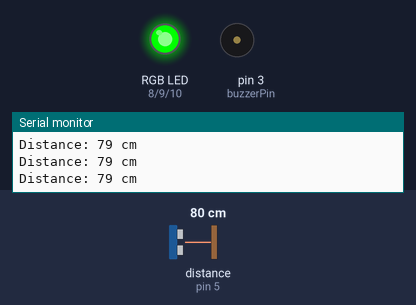
Bench run of a sketch on a simulated Arduino Uno, built with avr-gcc and run on an emulated ATmega328P. Shown: an RGB LED mixed from three pins (HIGH = lit), buzzer (waves = sounding), the last lines printed to the serial monitor. Wiring (inferred from the names in the program): ultrasonic range finder: trigger pin 4; echo pin 5. The test bench sets the inputs (shaded band); at power-on: distance to the obstacle (sensor on pin 5) 80 cm. The echo pulse lasts 58.3 µs per cm; pins used as bus, display or sensor lines are not drawn.

Above: at 1.2 s.
1.3 s: distance to the obstacle (sensor on pin 5) set to 2 cm
At 2.1 s:
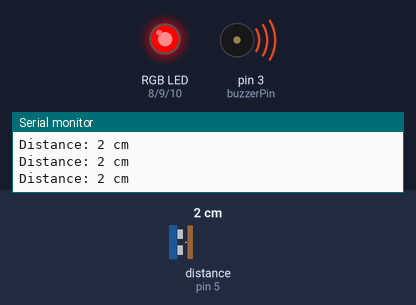
2.8 s: distance to the obstacle (sensor on pin 5) set to 9 cm
At 3.7 s:
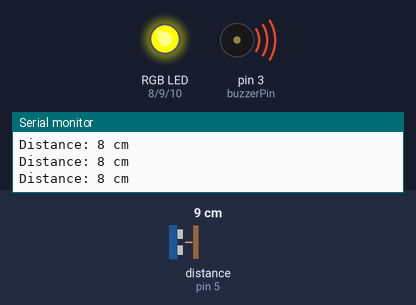
4.3 s: distance to the obstacle (sensor on pin 5) set to 4 cm
At 5.5 s:
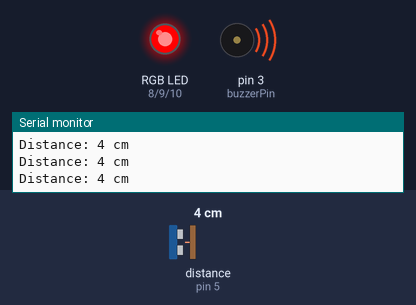
5.8 s: distance to the obstacle (sensor on pin 5) set to 18 cm
At 7.2 s:
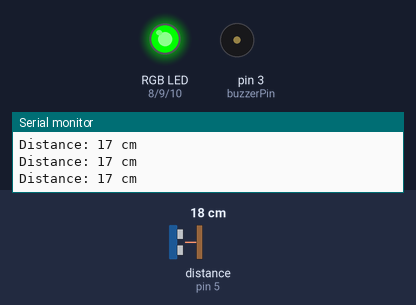
Timing chart, 0 to 8.3 s (numbered marks = the images above; inputs shaded):
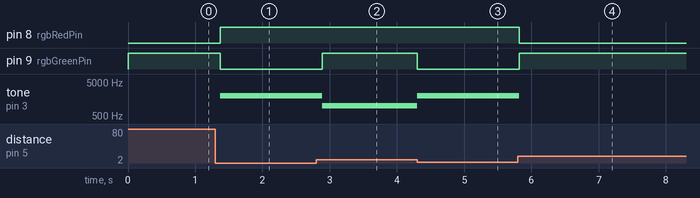

Measured:
- after the input at 1.3 s, pin 8 (rgbRedPin): LOW → HIGH after 0.07 s; pin 9 (rgbGreenPin): HIGH → LOW after 0.07 s; tone on pin 3 (buzzerPin): silent → 2000 Hz after 0.07 s
- after the input at 2.8 s, pin 9 (rgbGreenPin): LOW → HIGH after 0.09 s; tone on pin 3 (buzzerPin): 2000 Hz → 1000 Hz after 0.09 s
- after the input at 4.3 s, pin 9 (rgbGreenPin): HIGH → LOW at once; tone on pin 3 (buzzerPin): 1000 Hz → 2000 Hz at once
- after the input at 5.8 s, pin 8 (rgbRedPin): HIGH → LOW at once; pin 9 (rgbGreenPin): LOW → HIGH at once; tone on pin 3 (buzzerPin): 2000 Hz → silent at once

The sketch:

parkingsenosor.ino
```cpp
#define buzzerPin 3
#define trigPin 4  // HC-SR04 Trigger
#define echoPin 5  // HC-SR04 Echo
#define rgbRedPin 8
#define rgbGreenPin 9
#define rgbBluePin 10

int distance;

void setRGBColor(bool red, bool green, bool blue) {
  digitalWrite(rgbRedPin, red);
  digitalWrite(rgbGreenPin, green);
  digitalWrite(rgbBluePin, blue);
}

void setup() {
  pinMode(trigPin, OUTPUT);
  pinMode(echoPin, INPUT);
  pinMode(rgbRedPin, OUTPUT);
  pinMode(rgbGreenPin, OUTPUT);
  pinMode(rgbBluePin, OUTPUT);
  Serial.begin(9600);
  distance = 100;
}

void loop() {
  long duration;
  digitalWrite(trigPin, LOW);
  delayMicroseconds(2);
  digitalWrite(trigPin, HIGH);
  delayMicroseconds(10);
  digitalWrite(trigPin, LOW);
  duration = pulseIn(echoPin, HIGH);
  distance = (duration / 2) / 29.1;

  if (distance > 15) {
    // Green LED - safe distance
    setRGBColor(LOW, HIGH, LOW);
    noTone(buzzerPin);
  } else if (distance >= 5 && distance <= 15) {
    // Yellow LED - caution distance
    setRGBColor(HIGH, HIGH, LOW);
    tone(buzzerPin, 1000);
  } else if (distance >= 0 && distance <= 4) {
    // Red LED - danger distance
    setRGBColor(HIGH, LOW, LOW);
    tone(buzzerPin, 2000);
  }
  Serial.print("Distance: ");
  Serial.print(distance);
  Serial.println(" cm");
  delay(100);
}
```
